Frame 1 (no input): blank canvas, image omitted
Frame 60 (no input): blank canvas, image omitted
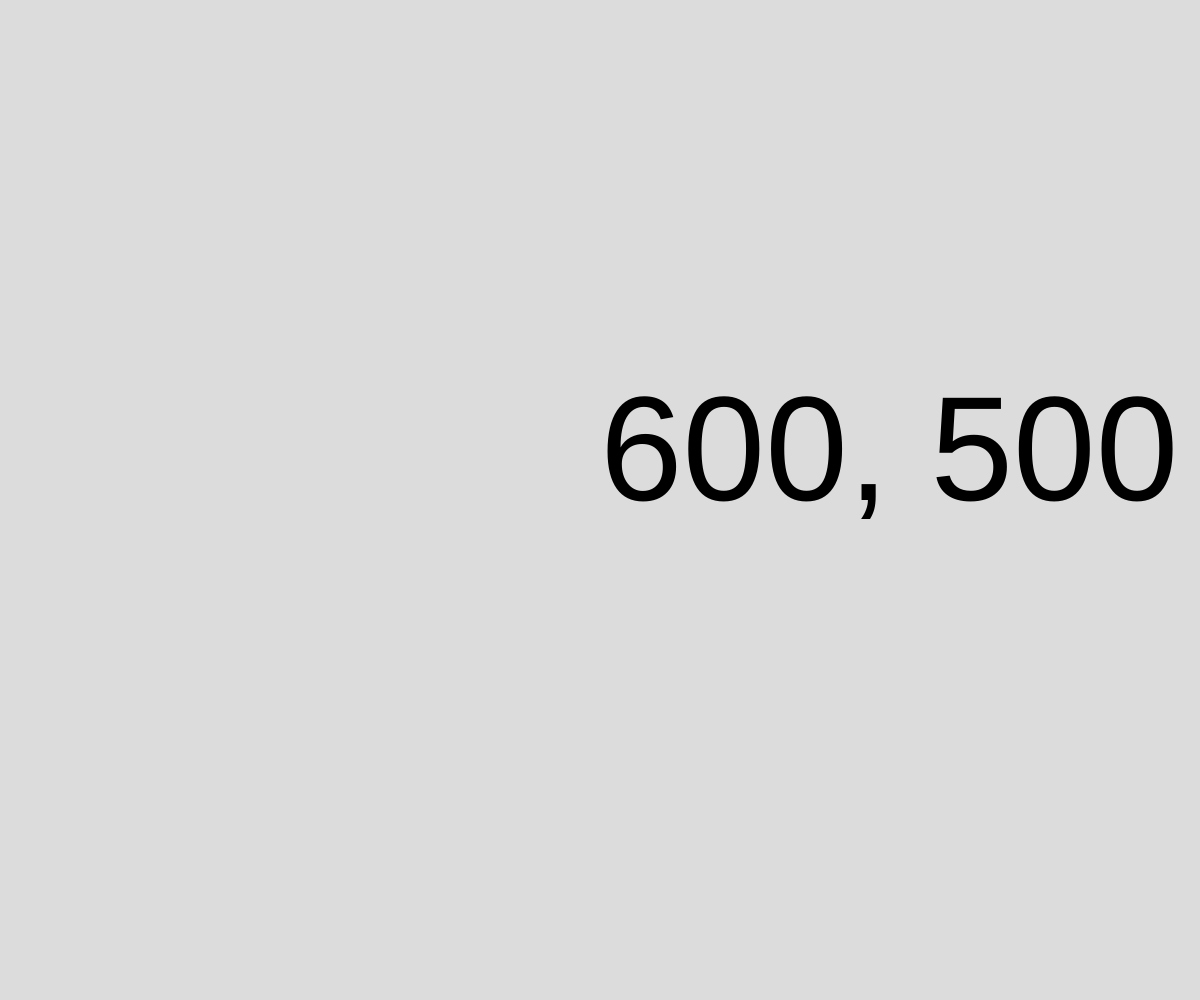
Frame 120 (the mouse pressed at the canvas centre since frame 60)

The p5.js sketch whose frames 1 and 60 were blank and that drew this single picture after the mouse press (run headless with seeded random() and noise() and a simulated clock; from frame 60 on, the mouse is pressed at the canvas centre):

// p5.js sketch
// ── sketch.js
// Events (Mouse/Keyboard)
// Anees Ahmad
// 9/12/2024
// 

//Global Variable Scope
let tSize = 40;

function setup() {
  createCanvas(windowWidth, windowHeight);
}



//   //Challenge 1:
//   //Display position on the Canvas
//   // p5.js reference...
// }


function draw() {
  background(220);

  // if(mouseIsPressed) tSize = random(20,80);
  textSize(tSize);
  let position = mouseX + ", " + mouseY;
  text(position, mouseX, mouseY);
}


function mousePressed(){
  tSize = random(20,200);
}
